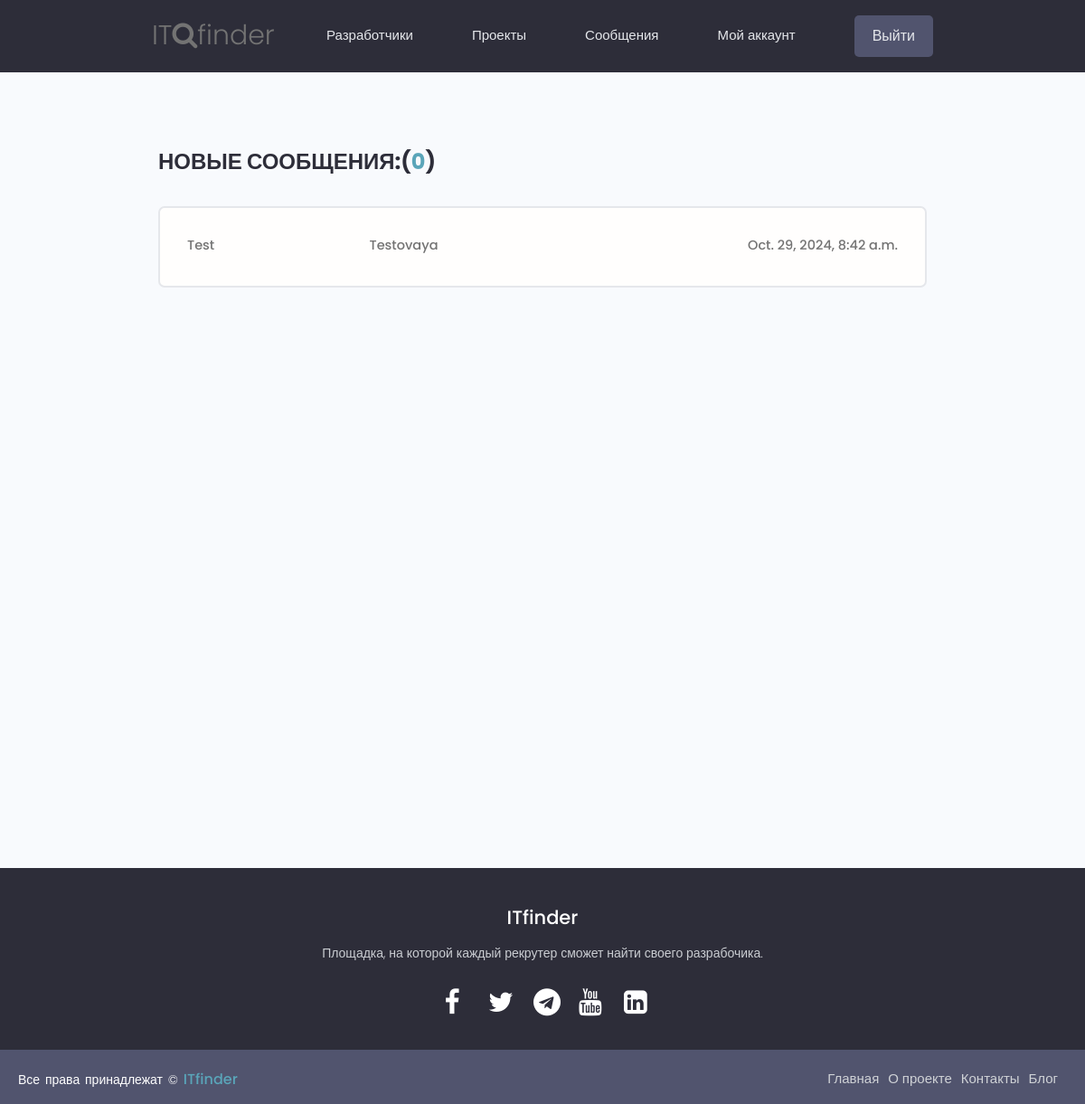
The page /inbox/ (signed in) on the database its author committed.
### users/models.py (models this page shows, shortened)
class Message(models.Model):
    sender = models.ForeignKey(
        Profile, on_delete=models.SET_NULL, null=True, blank=True)
    recipient = models.ForeignKey(
        Profile, on_delete=models.SET_NULL, null=True, blank=True, related_name="messages")
    name = models.CharField(max_length=200, null=True, blank=True)
    email = models.EmailField(max_length=200, null=True, blank=True)
    subject = models.CharField(max_length=200, null=True, blank=True)
    body = models.TextField()
    is_read = models.BooleanField(default=False, null=True)
    created = models.DateTimeField(auto_now_add=True)
    id = models.UUIDField(default=uuid.uuid4, unique=True,
                          primary_key=True, editable=False)
    class Meta:
        ordering = ['is_read', '-created']

### users/views.py (the view)
# urls.py: path('inbox/', views.inbox, name="inbox"),
@login_required(login_url='login')
def inbox(request):
    profile = request.user.profile
    messageRequests = profile.messages.all()
    unreadCount = messageRequests.filter(is_read=False).count()
    context = {'messageRequests': messageRequests, 'unreadCount': unreadCount}
    return render(request, 'users/inbox.html', context)

### users/templates/users/inbox.html
{% extends 'base.html' %}
{% block content %}
<main class="inbox my-xl">
  <div class="content-box">
    <h3 class="inbox__title">Новые сообщения:(<span>{{unreadCount}}</span>)</h3>
    <ul class="messages">
      {% for message in messageRequests %}
      {% if message.is_read == False %}
      <li class="message message--unread">
        {% else %}
      <li class="message">
        {% endif %}
        <a href="{% url 'message' message.id %}">
          <span class="message__author">{{message.name}}</span>
          <span class="message__subject">{{message.subject}}</span>
          <span class="message__date">{{message.created}}</span>
        </a>
      </li>
      {% endfor %}
    </ul>
  </div>
</main>
{% endblock content %}

### projects/static/styles/main.css (style rules this page uses)
* { margin: 0; padding: 0; box-sizing: border-box; }
:root { --color-sub: #2d2d39; }
.content-box { width: 95%; max-width: 85rem; margin: 0 auto; }
.inbox { height: 90vh; }
.inbox__title, .inbox__title span { font-size: 2.4rem; font-weight: 700; color: var(--color-sub); text-transform: uppercase; text-align: left; margin-bottom: 3rem; }
.inbox__title span { color: var(--color-main); }
.messages { list-style: none; background: var(--color-white); padding: 0.5rem 3rem; border: 2px solid var(--color-light); border-radius: 0.7rem; }
.message { padding: 2.5rem 0; }
.message > a span { font-size: 1.45rem; font-weight: 500; }
.message > a { display: flex; gap: 1rem; }
.message__author, .message__date { flex-basis: 25%; }
.message__subject { flex-basis: 50%; }
.message__date { text-align: right; }

### projects/static/uikit/styles/modules/_variables.css (style rules this page uses)
:root { --color-main: #5aa5b9; --color-main-light: #e6faff; --color-sub: #3f4156; --color-sub-light: #51546e; --color-sub-lighter: #ededfd; --color-text: #737373; --color-gray: #8b8b8b; --color-light: #e5e7eb; --color-light-gray: #767676; --color-bg: #f8fafd; --color-white: #fffefd; --color-white-light: #f3f3f3; --color-success: #359e64; --color-success-bg: #def8e8; --color-error: #fc4b0b; --color-error-bg: #fff2ee; --font-base: 'Poppins', arial, helvetica, 'Segoe UI', roboto, ubuntu, sans-serif; --font-monospace: 'Fira Code', 'Courier New', courier, monospace; --font-regular: 300; --font-medium: 500; --font-bold: 700; --generic-shadow: 1px 1px 5px #00000010; --generic-transition: all 0.3s ease-in-out; }

### projects/static/uikit/styles/modules/_base.css (style rules this page uses)
* { margin: 0; padding: 0; box-sizing: border-box; text-rendering: optimizeLegibility; color: inherit; font-size: inherit; }
html { font-size: 50%; }
@media only screen and (min-width: 480px) { html { font-size: 56.25%; } }
@media only screen and (min-width: 1200px) { html { font-size: 62.5%; } }
body { line-height: 1.6; font-weight: 400; font-size: 1.5rem; color: var(--color-text); background-color: var(--color-bg); min-height: 100vh; }

### projects/static/uikit/styles/modules/_typography.css (style rules this page uses)
* { font-family: var(--font-base); }
h3 { font-size: 3.2rem; font-weight: var(--font-medium); }
p, span, strong { font-size: 1.6rem; color: var(--color-text); font-weight: var(--font-regular); }
a { padding-bottom: 2px; text-decoration: none; display: inline-block; color: var(--color-main); font-weight: var(--font-medium); }

### projects/static/uikit/styles/modules/_utilities.css (style rules this page uses)
.my-xl { margin: 8rem auto; }

### rows shown on the page
Message: name "Test", subject "Testovaya", created "Oct. 29, 2024, 8:42 a.m."

### other values the page prints
{{ unreadCount }} "0"
